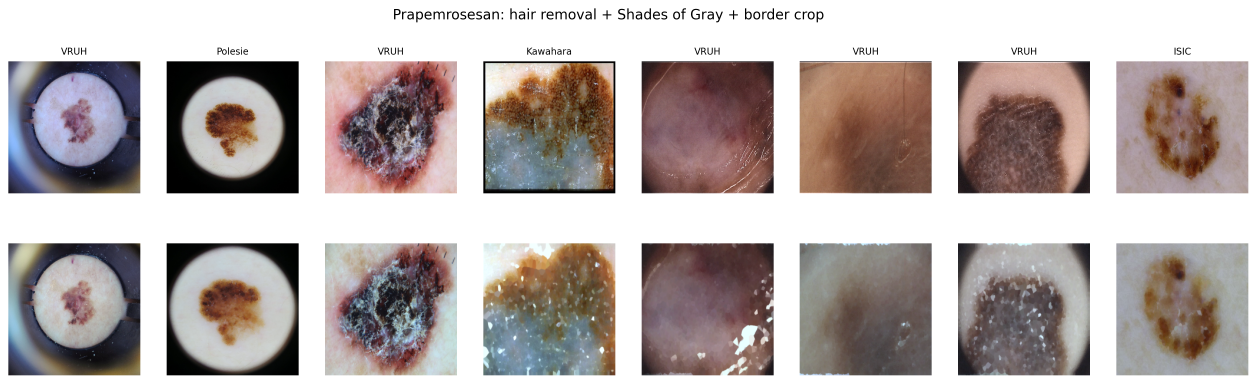
#> input picture Program Tesis/wandb/run-20260803_095553-zxq4slc3/files/media/images/preprocessing_examples_0_981f39ccbdd029307e54.png, 3770 x 1151 px (shown at 1/3 size)
$ python -i preprocessing.py   (imports and definitions only)
#> lines starting #> are read from the running program, lines starting #| are printed output that depends on the picture; after the words box and inside, x2 and y2 are one past the last pixel; in counts of white or black regions, pixels touching at a corner belong together
# -*- coding: utf-8 -*-
"""Prapemrosesan citra dermoskopi.

1. Black-hat hair removal + inpainting
2. Color constancy (Shades of Gray, Minkowski p=6)  -- lebih baik dari Gray-World
3. Pemotongan tepi hitam / vignette mikroskop

Dipakai sebagai TAHAP CACHE offline (run_01), bukan di dalam DataLoader,
supaya training tidak melambat dan hasilnya deterministik.
"""
from __future__ import annotations

import os
import cv2
import numpy as np


# --------------------------------------------------------------------------- #
def remove_hair(img_bgr: np.ndarray, kernel_size: int = 17,
                thresh: int = 10, inpaint_radius: int = 3) -> np.ndarray:
    gray = cv2.cvtColor(img_bgr, cv2.COLOR_BGR2GRAY)
    kernel = cv2.getStructuringElement(cv2.MORPH_ELLIPSE, (kernel_size, kernel_size))
    blackhat = cv2.morphologyEx(gray, cv2.MORPH_BLACKHAT, kernel)
    _, mask = cv2.threshold(blackhat, thresh, 255, cv2.THRESH_BINARY)
    mask = cv2.dilate(mask, np.ones((3, 3), np.uint8), iterations=1)
    return cv2.inpaint(img_bgr, mask, inpaint_radius, cv2.INPAINT_TELEA)


def shades_of_gray(img_bgr: np.ndarray, p: int = 6) -> np.ndarray:
    """Normalisasi warna Minkowski-p. p=1 -> Gray-World, p=inf -> Max-RGB."""
    img = img_bgr.astype(np.float32)
    pow_mean = np.power(np.mean(np.power(img, p), axis=(0, 1)), 1.0 / p)
    pow_mean = np.where(pow_mean == 0, 1.0, pow_mean)
    scale = pow_mean.mean() / pow_mean
    out = img * scale.reshape(1, 1, 3)
    return np.clip(out, 0, 255).astype(np.uint8)


def crop_black_border(img_bgr: np.ndarray, thresh: int = 20,
                      min_ratio: float = 0.35) -> np.ndarray:
    """Buang tepi hitam / vignette lensa dengan bounding box area non-gelap."""
    gray = cv2.cvtColor(img_bgr, cv2.COLOR_BGR2GRAY)
    mask = (gray > thresh).astype(np.uint8)
    if mask.sum() == 0:
        return img_bgr
    cnts, _ = cv2.findContours(mask, cv2.RETR_EXTERNAL, cv2.CHAIN_APPROX_SIMPLE)
    if not cnts:
        return img_bgr
    x, y, w, h = cv2.boundingRect(max(cnts, key=cv2.contourArea))
    H, W = gray.shape
    if w < min_ratio * W or h < min_ratio * H:   # crop terlalu agresif -> batalkan
        return img_bgr
    return img_bgr[y:y + h, x:x + w]


def preprocess_image(img_bgr: np.ndarray, do_hair=True, do_cc=True,
                     do_crop=True, sog_p: int = 6) -> np.ndarray:
    out = img_bgr
    if do_crop:
        out = crop_black_border(out)
    if do_hair:
        out = remove_hair(out)
    if do_cc:
        out = shades_of_gray(out, p=sog_p)
    return out


def process_file(src: str, dst: str, size: int = 224, **kw) -> bool:
#> called with dst = 'out.png', size = 224
    img = cv2.imread(src, cv2.IMREAD_COLOR)
#> img is the input picture: shape (1151, 3770, 3); mean B, G, R 169.7, 171.6, 181.3
    if img is None:
        return False
    img = preprocess_image(img, **kw)
#> in crop_black_border, `gray = cv2.cvtColor(img_bgr, cv2.COLOR_BGR2GRAY)`:
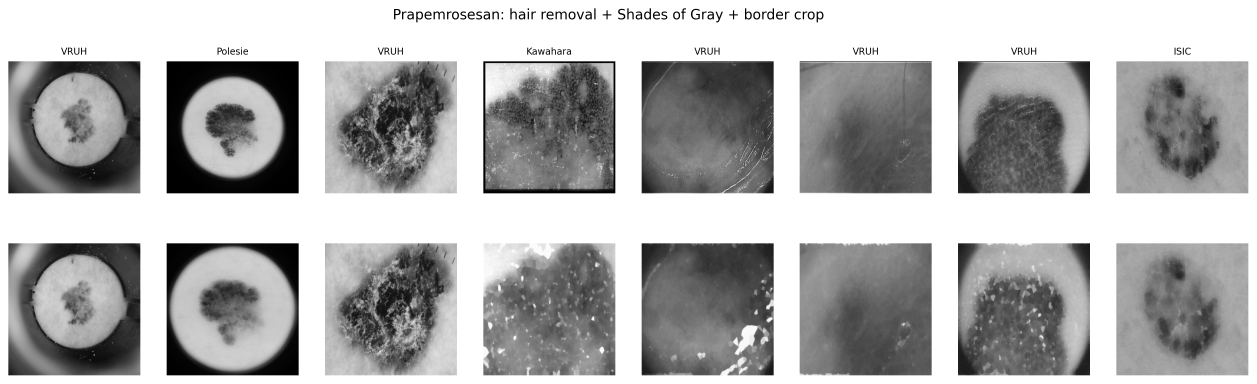
#> gray: shape (1151, 3770) (shown at 1/3 size); min 0, max 255, mean 174.3
#> in crop_black_border, `mask = (gray > thresh).astype(np.uint8)`:
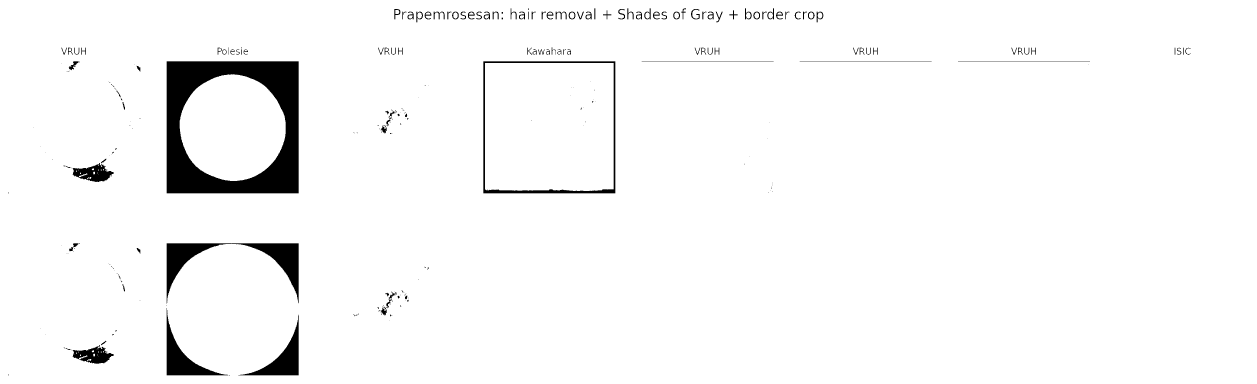
#> mask: shape (1151, 3770) (shown at 1/3 size); values 0 (black) and 1 (white), 96.6% white; 265 black regions (140 under 20 px), largest, box (x1, y1, x2, y2) and area: (500, 184, 896, 580) 77612, (500, 730, 896, 911) 18152, (1450, 184, 1846, 580) 9435
#> in crop_black_border, `cnts, _ = cv2.findContours(mask, cv2.RETR_EXTERNAL, cv2.CHAIN_APPROX_S..`: cnts = [[[0, 0], [0, 1150], [3769, 1150], [3769, 0]]]
#> in crop_black_border, `x, y, w, h = cv2.boundingRect(max(cnts, key=cv2.contourArea))`: x = 0; w = 3770; h = 1151
#> in remove_hair, `blackhat = cv2.morphologyEx(gray, cv2.MORPH_BLACKHAT, kernel)`:
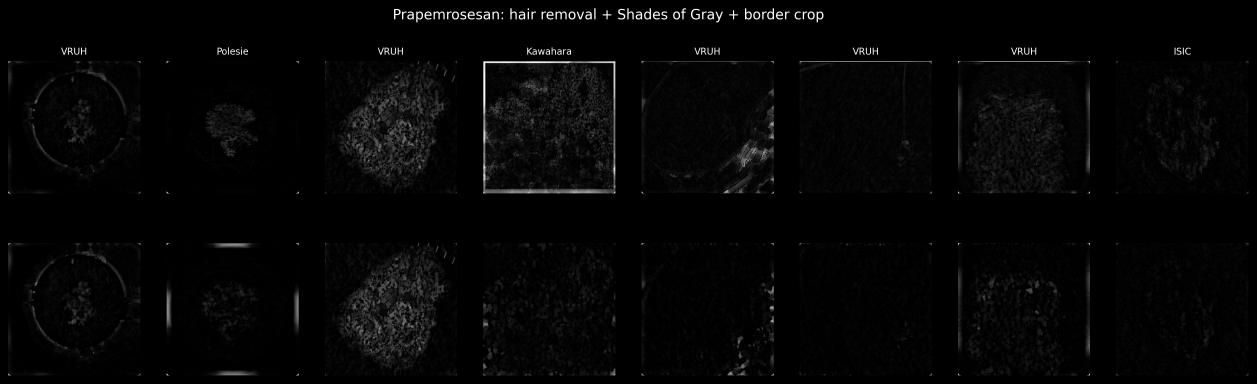
#> blackhat: shape (1151, 3770) (shown at 1/3 size); min 0, max 255, mean 5.6
#> in remove_hair, `_, mask = cv2.threshold(blackhat, thresh, 255, cv2.THRESH_BINARY)`:
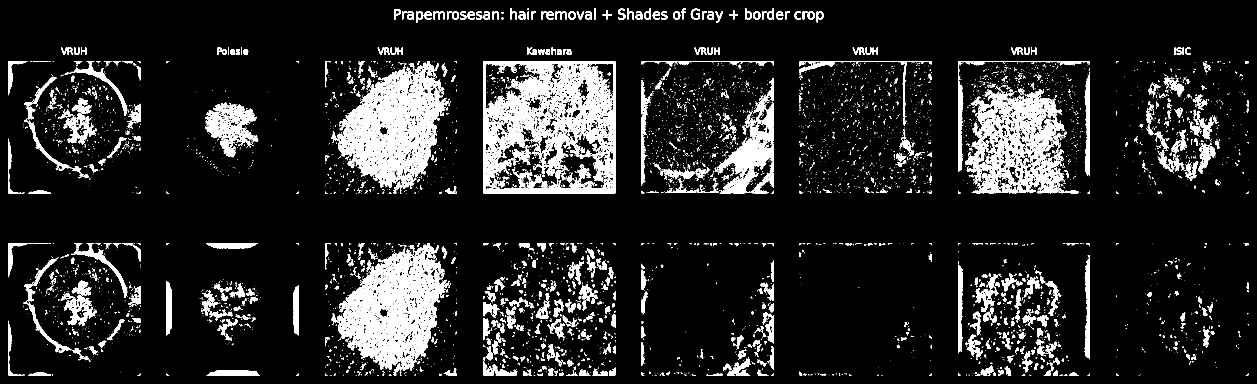
#> mask: shape (1151, 3770) (shown at 1/3 size); 11.4% white; 7006 white regions (5976 under 20 px), largest, box (x1, y1, x2, y2) and area: (1450, 184, 1846, 580) 80290, (1009, 730, 1348, 1126) 63934, (1009, 184, 1347, 580) 63174
#> in remove_hair, `mask = cv2.dilate(mask, np.ones((3, 3), np.uint8), iterations=1)`:
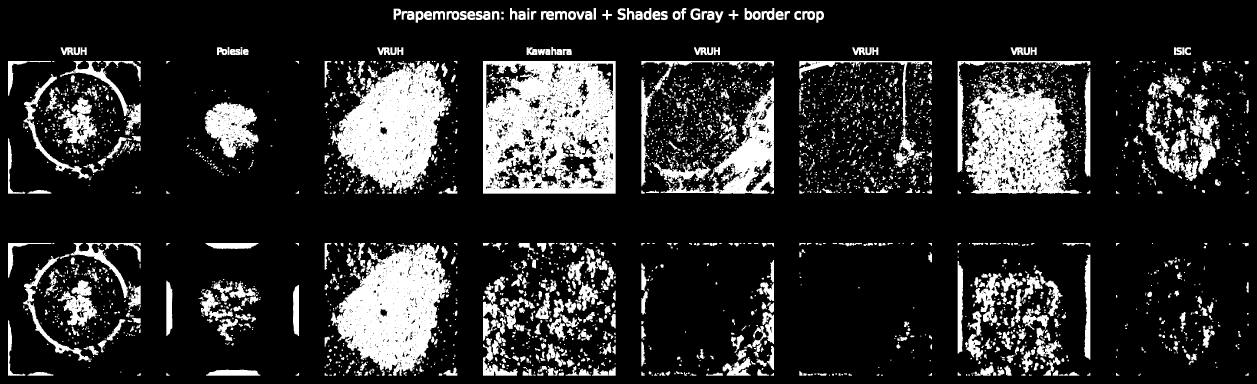
#> mask: shape (1151, 3770) (shown at 1/3 size); 17.2% white; 3521 white regions (1867 under 20 px), largest, box (x1, y1, x2, y2) and area: (1449, 183, 1847, 581) 118580, (992, 729, 1354, 1127) 82210, (992, 183, 1351, 581) 80970
#> in remove_hair, `return cv2.inpaint(img_bgr, mask, inpaint_radius, cv2.INPAINT_TELEA)`:
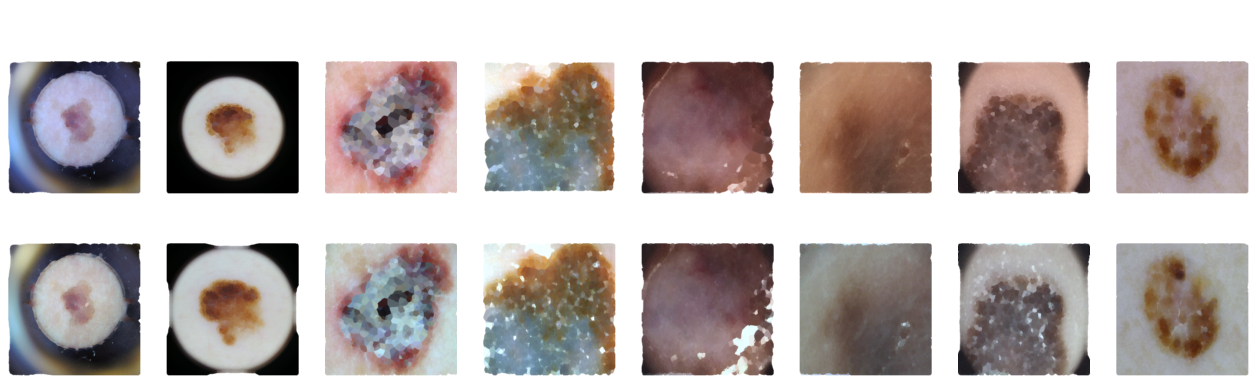
#> returned value: shape (1151, 3770, 3) (shown at 1/3 size); mean of channels 0, 1, 2 175.9, 177.8, 186.8; drawn as B, G, R
#> in shades_of_gray, `pow_mean = np.power(np.mean(np.power(img, p), axis=(0, 1)), 1.0 / p)`: pow_mean = [224.8, 224.6, 225.5]
#> in shades_of_gray, `scale = pow_mean.mean() / pow_mean`: scale = [1, 1, 0.998]
    img = cv2.resize(img, (size, size), interpolation=cv2.INTER_AREA)
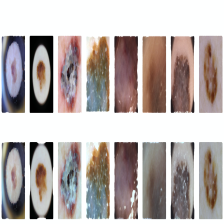
#> img: shape (224, 224, 3); mean B, G, R 175.9, 177.8, 185.8
    os.makedirs(os.path.dirname(dst), exist_ok=True)
    return bool(cv2.imwrite(dst, img, [cv2.IMWRITE_JPEG_QUALITY, 95]))


def resize_only(src: str, dst: str, size: int = 224) -> bool:
    img = cv2.imread(src, cv2.IMREAD_COLOR)
    if img is None:
        return False
    img = cv2.resize(img, (size, size), interpolation=cv2.INTER_AREA)
    os.makedirs(os.path.dirname(dst), exist_ok=True)
    return bool(cv2.imwrite(dst, img, [cv2.IMWRITE_JPEG_QUALITY, 95]))

>>> result = process_file('../wandb/run-20260803_095553-zxq4slc3/files/media/images/preprocessing_examples_0_981f39ccbdd029307e54.png', 'out.png')
#> result = True
